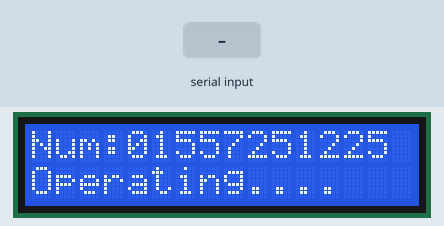
A sketch run on a simulated Arduino Uno, built with avr-gcc and run on an emulated ATmega328P. Shown: 16×2 character LCD. The inputs (shaded band) are chosen by the test bench. What the sketch prints to the serial monitor is not drawn.

Above: at 1.2 s.
1.3 s: "i" received over the second serial link
At 1.7 s:
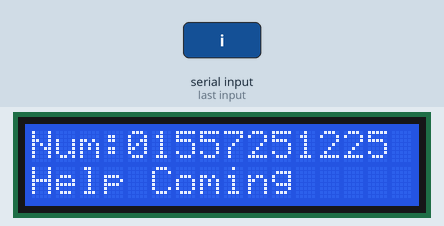
2.8 s: "s" received over the second serial link
At 3.4 s:
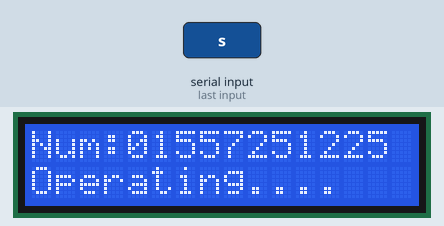
4.3 s: "1" received over the second serial link
At 4.8 s:
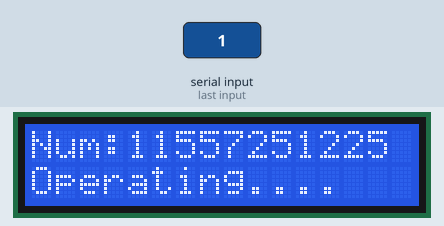
Timing chart, 0 to 7.3 s (numbered marks = the images above; inputs shaded):
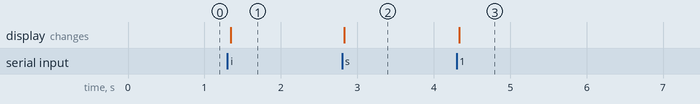

The sketch:

temptop.ino
```cpp
#include <LiquidCrystal_I2C.h>
#include <SoftwareSerial.h>


LiquidCrystal_I2C lcd(0x3F, 16, 2);  // set the LCD address to 0x3F for a 16 chars and 2 line display
String phoneNumber = "01557251225";  //Initialized phoneNumber with default
String state;

String lineToPrint = "Operating....    ";

const int numberStartAddress = 0;

bool started = false;
bool messageSent = false;

SoftwareSerial bottomArduinoCommSerial(11, 12); // (blue, violet)
SoftwareSerial simCommSerial(2, 3); // (brown, black)

void SendMessage(String number, String message) {
  simCommSerial.println("AT+CMGF=1");
  delay(1000);
  simCommSerial.println("AT+CMGS=\"" + number + "\"");
  delay(1000);
  simCommSerial.print(message);
  delay(1000);
  simCommSerial.write(26);
  delay(1000);
  started = false;
}

void setup() {
  lcd.begin(16, 2);
  lcd.clear();
  lcd.backlight();  // Make sure backlight is on

  Serial.begin(9600);
  simCommSerial.begin(9600);
  bottomArduinoCommSerial.begin(19200);
}

void loop() {

  for (int i = 0; i < bottomArduinoCommSerial.available(); i++) {
    char x = bottomArduinoCommSerial.read();
    Serial.println(x);

    if (x == 's') {  // ready to take 11 number from bottom into phoneNumber string
      state = "s";
      phoneNumber = "";
    } else if (x == 'x') {  // number is in phoneNumber String
      state = "x";
      Serial.println(phoneNumber);
    } else if (x == 'h') {  // user needs help state
      state = "h";
    } else if (x == 'i') {
      state = "i";
    }

    if (x != 's' && state == "s") { // saving number in phoneNumber string
      if (x >= '0' && x <= '9') {
        phoneNumber += x;
      }
    }
  }

  if (state == "h") { // message for help
    lineToPrint = "User Needs Help";

    if (!started && !messageSent) {
      simCommSerial.listen();
      SendMessage(phoneNumber, "Need Help");
      bottomArduinoCommSerial.listen();

      started = true;
      messageSent = true;
    }
  } else if (state == "i") {
    lineToPrint = "Help Coming     ";
    messageSent = false;
  } else {
    lineToPrint = "Operating....     ";
  }


  lcd.setCursor(0, 0);  //Set cursor to character 2 on line 0
  lcd.print("Num:");
  lcd.setCursor(4, 0);
  lcd.print(phoneNumber);
  lcd.setCursor(0, 1);  //Move cursor to character 2 on line 1
  lcd.print(lineToPrint);
}
```

Measured:
- after the input at 1.3 s, the display: changes after 0.05 s (image 1)
- after the input at 2.8 s, the display: changes at once (image 2)
- after the input at 4.3 s, the display: changes at once (image 3)
